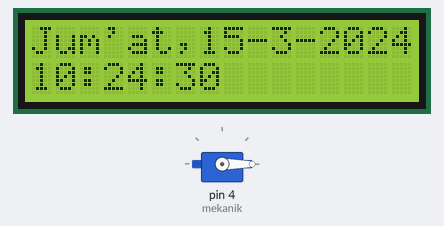
Bench run of a sketch on a simulated Arduino Uno, built with avr-gcc and run on an emulated ATmega328P. Shown: 16×2 character LCD, servo. The local clock reads 2024-03-15 10:24:30 at power-on unless the sketch sets it; what the sketch prints to the serial monitor is not drawn.

Above: at 0.2 s.
At 5.2 s:
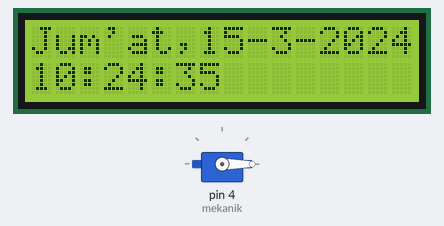
At 10.2 s:
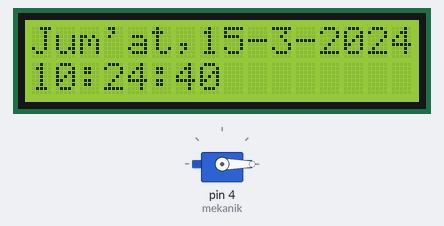
At 19.2 s:
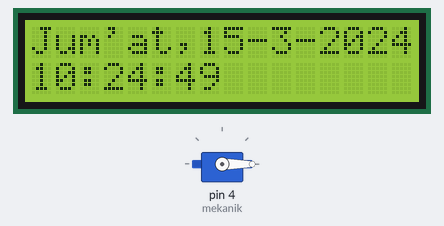
At 29.2 s:
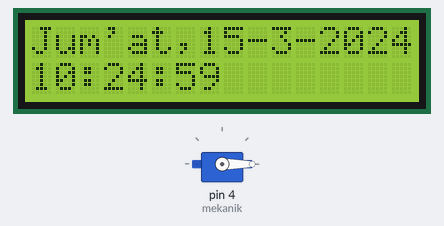
At 38.1 s:
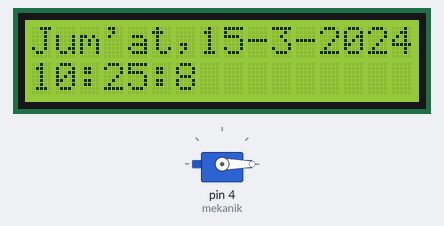

The sketch:

Sistem_Pakan_Ikan_Otomatis.ino
```cpp
#include <Servo.h>
#include <Wire.h>
#include <hd44780.h>
#include <hd44780ioClass/hd44780_I2Cexp.h>
#include "RTClib.h"

// Objek
Servo mekanik;
hd44780_I2Cexp lcd;
RTC_DS1307 rtc;

char daysOfTheWeek[7][12] = {"Ahad", "Senin", "Selasa", "Rabu", "Kamis", "Jum'at", "Sabtu"};
int jam, menit, detik;
int tanggal, bulan, tahun;
String hari;

void setup() {
  Serial.begin(9600);

  // RTC
  if (! rtc.begin()) {
    Serial.println("Couldn't find RTC");
    while (1);
  }
  if (! rtc.isrunning()) {
    rtc.adjust(DateTime(F(__DATE__), F(__TIME__))); // set sekali waktu upload
  }

  // LCD
  lcd.begin(16, 2);

  // SERVO
  mekanik.attach(4);
  mekanik.write(0);
}

void loop() {
  // RTC
  DateTime now = rtc.now();
  jam     = now.hour();
  menit   = now.minute();
  detik   = now.second();
  tanggal = now.day();
  bulan   = now.month();
  tahun   = now.year();
  hari    = daysOfTheWeek[now.dayOfTheWeek()];

  // Serial monitor
  Serial.print(hari); Serial.print(", ");
  Serial.print(tanggal); Serial.print("-");
  Serial.print(bulan); Serial.print("-");
  Serial.println(tahun);

  Serial.print(jam); Serial.print(":");
  Serial.print(menit); Serial.print(":");
  Serial.println(detik);
  Serial.println();

  // LCD
  lcd.setCursor(0, 0);
  lcd.print("                "); // clear baris pertama
  lcd.setCursor(0, 0);
  lcd.print(hari);
  lcd.print(",");
  lcd.print(tanggal);
  lcd.print("-");
  lcd.print(bulan);
  lcd.print("-");
  lcd.print(tahun);

  lcd.setCursor(0, 1);
  lcd.print("                "); // clear baris kedua
  lcd.setCursor(0, 1);
  lcd.print(jam);
  lcd.print(":");
  lcd.print(menit);
  lcd.print(":");
  lcd.print(detik);

  // KONDISI (atur jadwal kasih pakan)
  if ((jam == 17) && (menit == 20) && (detik == 1)) {
    kasih_pakan(10);
  }
  if ((jam == 17) && (menit == 22) && (detik == 1)) {
    kasih_pakan(10);
  }

  delay(500); // biar LCD tidak flicker
}

void kasih_pakan(int jumlah) {
  for (int i = 1; i <= jumlah; i++) {
    mekanik.write(150);
    delay(100);
    mekanik.write(0);
    delay(100);
  }
}
```

Measured:
- what the display in image 1 shows lasts 1.2 s, from 5.1 s to 6.3 s
